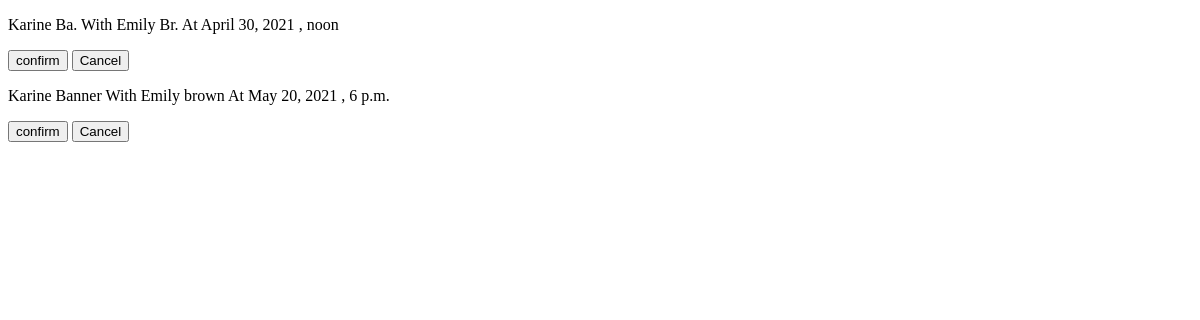
The app's page /appointment/, older data.
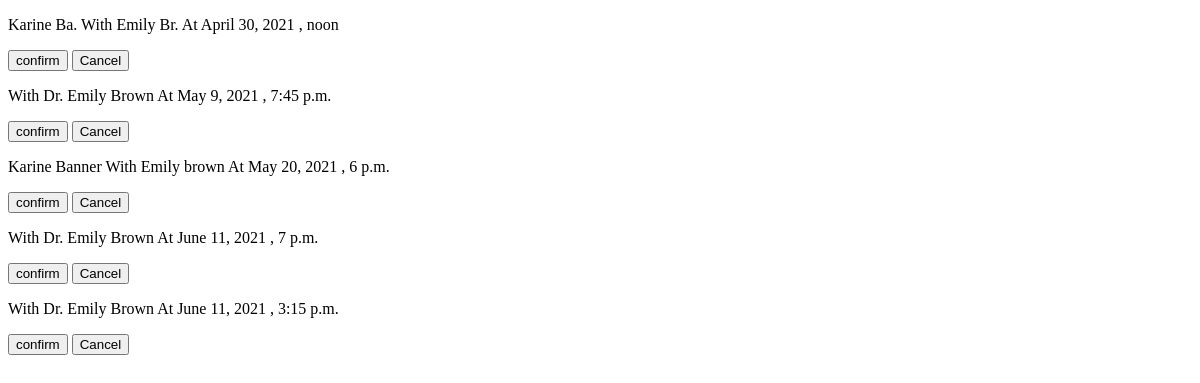
The same page, newer data.
### appointments/models.py (models this page shows, shortened)
class Appointment(models.Model):
    patient = models.ForeignKey(Patient, on_delete=models.CASCADE, related_name='appointment_patient')
    doctor = models.ForeignKey(Doctor, on_delete=models.CASCADE, related_name='appointment_doctor')
    patientname=models.CharField(max_length=40,null=True)
    doctorname =models.CharField(max_length=40,null=True)
    date = models.DateField(null=True)
    time = models.fields.TimeField(null=True)
    description=models.TextField(max_length=500, null=True)
    confirmed = models.BooleanField(default= False)
    canceled = models.BooleanField(default= False)

### appointments/views.py (the view)
# urls.py: path('', views.doctorAppointments),
def doctorAppointments(request):
    if request.method== 'POST':
        if request.POST.get("action")== "confirm":
            confirmAppointment(request)
        elif request.POST.get("action")== "Cancel":                                  # if action is cancel
            cancelappointment(request)
    appointments = Appointment.objects.filter(doctor_id= 3, ).order_by('date')
    print(len(appointments))
    return render(request , 'Appointments.html' ,{'appointments' : appointments})

### templates/Appointments.html (shortened to what this page needs)
<!DOCTYPE html>
<html lang="en">
<head>
</head>
<body>
        <div>
            {%  for appt in appointments %}
                <form action="" method="POST">
                    <p>{{ appt.patientname }} With {{ appt.doctorname }} At {{ appt.date }} , {{ appt.time }}</p>
                    {% if appt.confirmed %}
                        <strong> Confirmed</strong>
                        {% if not appt.canceled %}
                            <input type="submit" name = "action" value="Cancel">
                        {% else %}
                            <strong> Canceled</strong>
                        {% endif %}
                    {% else %}
                        <input type="submit" name = "action" value="confirm">
                        {% if not appt.canceled %}
                            <input type="submit" name = "action" value="Cancel">
                        {% else %}
                              <strong> Canceled</strong>
                        {% endif %}
                    {% endif %}
                </form>
            {% endfor %}
</div>
</body>
</html>

Row changes from the older to the newer data that the page shows:
added Appointment: doctorname "Dr. Emily Brown", date "May 9, 2021", time "7:45 p.m."
added Appointment: doctorname "Dr. Emily Brown", date "June 11, 2021", time "7 p.m."
added Appointment: doctorname "Dr. Emily Brown", date "June 11, 2021", time "3:15 p.m."
